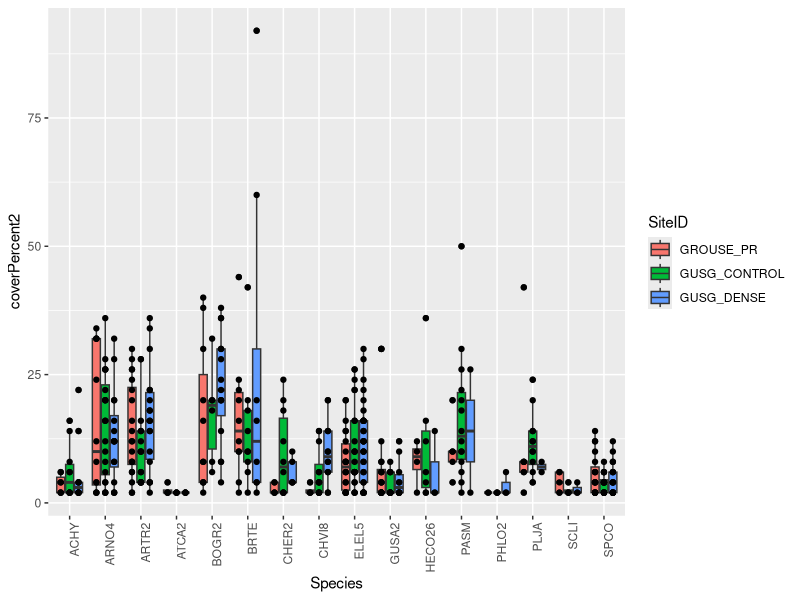

This chart was generated by the following R code:

##Set Working Directory
projectWD<-("U:\\My Documents\\R\\dima_analysis\\2016")
setwd(projectWD)
getwd()

require(ggplot2)

data <- read.csv('output/lpiFromScratch_byLINE.csv')
data2 <- subset(data, SiteID %in% c('GUSG_DENSE', 'GUSG_CONTROL', 'GROUSE_PR'))

#####Getting Rid of the Zeros
data3 <- data2[-which(data2$coverPercent2 == "0"), ]

##Subset Data with 
variables <- c("ACHY", "ARFR", "ARTR2","ARNO4","ATCA2", "BOGR2", "BRTE", "CHER2", "CHVI8", "ELEL5", "HECO26", "GUSA2", "KRLA", "PASM", "PHLO2", "PLJA", "SCLI", "SPCO")
final1 <- subset(data3, SiteID %in% c('GUSG_DENSE', 'GUSG_CONTROL', 'GROUSE_PR') & Species %in% variables )

##BoxPlot
p <- ggplot(data = final1, aes(x=Species, y=coverPercent2)) + geom_boxplot(aes(fill=SiteID))
p <- p + geom_point(aes(y=coverPercent2, group=SiteID), position = position_dodge(width=0.75))
P <- p + facet_wrap( ~ Species, scales="free")
p <- p + theme(axis.text.x = element_text(angle = 90, hjust = 1))
p

